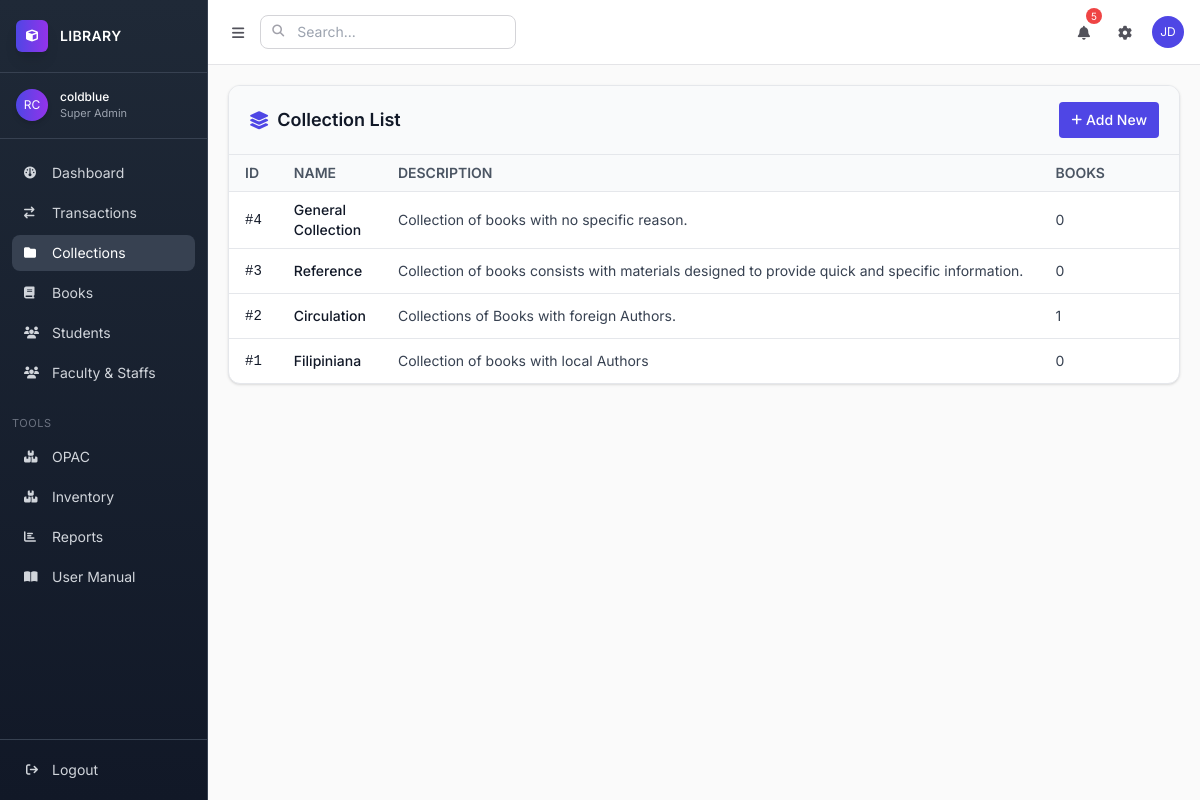
Page /library/collections/ (signed in) on the committed database.
### apps/app2/models.py (models this page shows, shortened)
class Collection(models.Model):
    name = models.CharField(max_length=100, unique=True)
    description = models.TextField(blank=True, null=True)
    created_at = models.DateTimeField(auto_now_add=True)
    updated_at = models.DateTimeField(auto_now=True)

### apps/app2/views/all.py (the view)
# urls.py: path('collections/', views.collection_list, name='collection_list'),
def collection_list(request):
    collections = Collection.objects.annotate(
        book_count=Count('books')  # 'books' is the related_name from Book.collection
    ).order_by('-id')
    return render(request, 'app2/collection/collection_list.html', {'collections': collections})

### templates/app2/collection/collection_list.html (shortened to what this page needs)
{% extends "base.html" %}
{% block content %}
<div class="bg-white rounded-xl shadow border border-gray-200 overflow-hidden">
    <div class="px-5 py-4 border-b border-gray-200 bg-gray-50 flex justify-between items-center">
        <h2 class="text-lg font-semibold text-gray-900 flex items-center gap-2">
            <i class="fas fa-layer-group text-accent-500"></i> Collection List
        </h2>
        <a href="{% url 'collection_create' %}"
           class="px-3 py-2 bg-accent-500 text-white text-sm font-medium rounded hover:bg-accent-600 flex items-center gap-1">
            <i class="fas fa-plus text-xs"></i> Add New
        </a>
    </div>
    {% if collections %}
    <div class="overflow-x-auto">
        <table class="w-full text-sm">
            <thead class="bg-gray-50 border-b border-gray-200">
                <tr>
                    <th class="px-4 py-2 text-left font-semibold text-gray-600 uppercase">ID</th>
                    <th class="px-4 py-2 text-left font-semibold text-gray-600 uppercase">Name</th>
                    <th class="px-4 py-2 text-left font-semibold text-gray-600 uppercase">Description</th>
                    <th class="px-4 py-2 text-left font-semibold text-gray-600 uppercase">Books</th>
                    <th class="px-4 py-2"></th>
                </tr>
            </thead>
            <tbody class="divide-y divide-gray-200">
                {% for collection in collections %}
                <tr class="hover:bg-gray-50 transition-colors duration-150 group">
                    <td class="px-4 py-2 font-mono text-gray-900">#{{ collection.id }}</td>
                    <td class="px-4 py-2 font-medium text-gray-900">{{ collection.name }}</td>
                    <td class="px-4 py-2 text-gray-700 truncate">{{ collection.description }}</td>
                    <td class="px-4 py-2 text-gray-700 truncate">{{ collection.book_count  }}</td>
                </tr>
                {% endfor %}
            </tbody>
        </table>
    </div>
    {% endif %}
</div>
{% endblock %}

### templates/base.html (shortened to what this page needs)
{% load static %} {% load custom_filters %}
<!DOCTYPE html>
<html lang="en">
	<head>
		<script src="https://cdn.tailwindcss.com"></script>
		<link rel="stylesheet" href="https://cdnjs.cloudflare.com/ajax/libs/font-awesome/6.4.0/css/all.min.css" />
		<link href="https://cdn.jsdelivr.net/npm/select2@4.1.0/dist/css/select2.min.css" rel="stylesheet" />
	</head>
	<body class="bg-soft-50 text-soft-700">
		<div class="flex h-screen overflow-hidden">
			<aside class="thin-sidebar w-16 lg:w-52 dark-sidebar border-r border-gray-700 flex flex-col">
				<div class="px-4 py-5 border-b border-gray-700">
					<div class="flex items-center space-x-2 lg:space-x-3">
						<div class="w-8 h-8 rounded-md bg-gradient-to-r from-accent-500 to-purple-600 flex items-center justify-center text-white text-xs shadow-lg">
							<i class="fa-solid fa-cube"></i>
						</div>
						<span class="hidden lg:block text-sm tracking-wide font-semibold text-white"> LIBRARY </span>
					</div>
				</div>
				<div class="px-4 py-4 border-b border-gray-700 flex items-center space-x-3">
					<div class="h-8 w-8 rounded-full bg-gradient-to-r from-accent-500 to-purple-600 text-white flex items-center justify-center text-xs shadow-md">RC</div>
					<div class="hidden lg:block">
						<p class="text-xs font-medium text-white">{{ request.user.get_full_name|default:request.user.username }}</p>
						<p class="text-[11px] text-gray-400">{{ request.user.role|default:"Super Admin" }}</p>
					</div>
				</div>
				<nav class="flex-1 overflow-y-auto slim-scrollbar py-4">
					<ul class="space-y-1 px-3 text-sm">
						<li>
							<a href="{% url 'dashboard' %}" class="flex items-center px-3 py-2 rounded-lg hover:bg-gray-700 transition-all duration-200 {% if request.resolver_match.url_name == 'dashboard' %} bg-gray-700 text-white {% else %} text-gray-300 {% endif %}">
								<i class="fa-solid fa-gauge text-xs w-4"></i>
								<span class="hidden lg:block ml-3">Dashboard</span>
							</a>
						</li>
						<li>
							<a href="{% url 'transaction_list' %}" class="flex items-center px-3 py-2 rounded-lg hover:bg-gray-700 transition-all duration-200 {% if request.resolver_match.url_name == 'transaction_list' %} bg-gray-700 text-white {% else %} text-gray-300 {% endif %}">
								<i class="fa-solid fa-arrow-right-arrow-left text-xs w-4"></i>
								<span class="hidden lg:block ml-3">Transactions</span>
							</a>
						</li>
						<li>
							<a href="{% url 'collection_list' %}" class="flex items-center px-3 py-2 rounded-lg hover:bg-gray-700 transition-all duration-200 {% if request.resolver_match.url_name == 'collection_list' %} bg-gray-700 text-white {% else %} text-gray-300 {% endif %}">
								<i class="fa-solid fa-folder text-xs w-4"></i>
								<span class="hidden lg:block ml-3">Collections</span>
							</a>
						</li>
						<li>
							<a href="{% url 'book_list' %}" class="flex items-center px-3 py-2 rounded-lg hover:bg-gray-700 transition-all duration-200 {% if request.resolver_match.url_name == 'book_list' %} bg-gray-700 text-white {% else %} text-gray-300 {% endif %}">
								<i class="fa-solid fa-book text-xs w-4"></i>
								<span class="hidden lg:block ml-3">Books</span>
							</a>
						</li>
						<li>
							<a href="{% url 'library_students' %}" class="flex items-center px-3 py-2 rounded-lg hover:bg-gray-700 transition-all duration-200 {% if request.resolver_match.url_name == 'library_students' %} bg-gray-700 text-white {% else %} text-gray-300 {% endif %}">
								<i class="fa-solid fa-users text-xs w-4"></i>
								<span class="hidden lg:block ml-3">Students</span>
							</a>
						</li>
						<li>
							<a href="{% url 'library_students' %}" class="flex items-center px-3 py-2 rounded-lg hover:bg-gray-700 transition-all duration-200 {% if request.resolver_match.url_name == 'staffs' %} bg-gray-700 text-white {% else %} text-gray-300 {% endif %}">
								<i class="fa-solid fa-users text-xs w-4"></i>
								<span class="hidden lg:block ml-3">Faculty & Staffs</span>
							</a>
						</li>
					</ul>
					<div class="hidden lg:block px-3 mt-6 mb-2 text-[11px] uppercase text-gray-500 tracking-wider">Tools</div>
					<ul class="space-y-1 px-3 text-sm">
						<li>
							<a href="{% url 'opac' %}" class="flex items-center px-3 py-2 rounded-lg hover:bg-gray-700 text-gray-300 transition-all duration-200">
								<i class="fa-solid fa-boxes text-xs w-4"></i>
								<span class="hidden lg:block ml-3">OPAC</span>
							</a>
						</li>
						<li>
							<a href="#" class="flex items-center px-3 py-2 rounded-lg hover:bg-gray-700 text-gray-300 transition-all duration-200">
								<i class="fa-solid fa-boxes text-xs w-4"></i>
								<span class="hidden lg:block ml-3">Inventory</span>
							</a>
						</li>
						<li>
							<a href="#" class="flex items-center px-3 py-2 rounded-lg hover:bg-gray-700 text-gray-300 transition-all duration-200">
								<i class="fa-solid fa-chart-bar text-xs w-4"></i>
								<span class="hidden lg:block ml-3">Reports</span>
							</a>
						</li>
						<li>
							<a href="{% url 'manual' %}" class="flex items-center px-3 py-2 rounded-lg hover:bg-gray-700 text-gray-300 transition-all duration-200 {% if request.resolver_match.url_name == 'manual' %} bg-gray-700 text-white {% else %} text-gray-300 {% endif %}">
								<i class="fa-solid fa-book-open text-xs w-4"></i>
								<span class="hidden lg:block ml-3">User Manual</span>
							</a>
						</li>
					</ul>
				</nav>
				<div class="border-t border-gray-700 p-3">
					{% if user.is_authenticated %}
					<form method="POST" action="{% url 'logout' %}">
						<button class="flex items-center w-full px-3 py-2 text-sm rounded-lg hover:bg-gray-700 text-gray-300 transition-all duration-200" type="submit">
							<i class="fa-solid fa-arrow-right-from-bracket text-xs w-4"></i>
							<span class="hidden lg:block ml-3">Logout</span>
						</button>
					</form>
					{% endif %}
				</div>
			</aside>
			<div class="flex-1 flex flex-col overflow-hidden">
				<header class="bg-white border-b border-soft-200 px-4 py-3 flex items-center justify-between">
					<div class="flex items-center space-x-2">
						<button id="sidebarToggle" class="p-2 rounded-md hover:bg-soft-100 text-soft-600">
							<i class="fa-solid fa-bars text-sm"></i>
						</button>
						<div class="relative">
							<i class="fa-solid fa-search absolute left-3 top-2 text-soft-400 text-xs"></i>
							<input type="text" placeholder="Search..." class="pl-9 pr-3 py-1.5 text-sm border border-soft-300 rounded-lg focus:ring-accent-500 focus:border-accent-500 w-48 lg:w-64" />
						</div>
					</div>
					<div class="flex items-center space-x-3">
						<button class="relative p-2 rounded-md hover:bg-soft-100 text-soft-600">
							<i class="fa-solid fa-bell text-sm"></i>
							<span class="absolute -top-1 -right-1 bg-red-500 text-white text-[10px] h-4 w-4 rounded-full flex items-center justify-center">5</span>
						</button>
						<button class="p-2 rounded-md hover:bg-soft-100 text-soft-600">
							<i class="fa-solid fa-gear text-sm"></i>
						</button>
						<div class="h-8 w-8 rounded-full bg-accent-500 text-white flex items-center justify-center text-xs">JD</div>
					</div>
				</header>
				<main class="flex-1 overflow-y-auto slim-scrollbar p-5 bg-soft-50">
					{% block content %}{% endblock %}
				</main>
			</div>
		</div>
	</body>
</html>

### templates/base.html (style rules this page uses)
* { font-family: "Inter", sans-serif; }
.thin-sidebar { transition: all 0.2s ease; }
.dark-sidebar { background: linear-gradient(180deg, #1f2937 0%, #111827 100%); }

### rows in the picture
Collection: id "4", name "General Collection", description "Collection of books with no specific reason.", book_count "0"
Collection: id "3", name "Reference", description "Collection of books consists with materials designed to provide quick and specific information.", book_count "0"
Collection: id "2", name "Circulation", description "Collections of Books with foreign Authors.", book_count "1"
Collection: id "1", name "Filipiniana", description "Collection of books with local Authors", book_count "0"

### other values in the picture
{{ request.user.get_full_name|default:request.user.username }} "coldblue"
{{ request.user.role|default:"Super Admin" }} "Super Admin"
